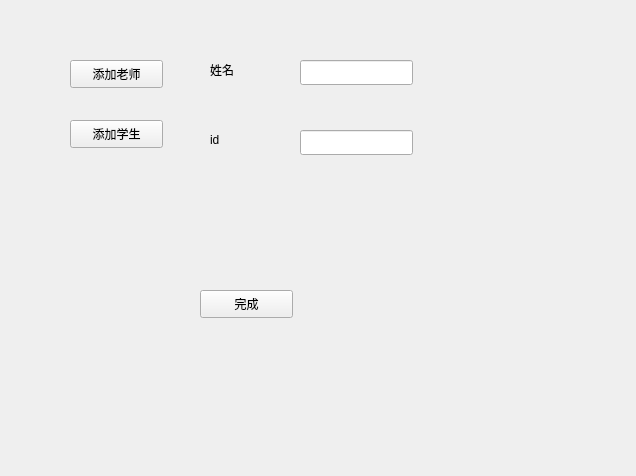
<?xml version="1.0" encoding="UTF-8"?>
<ui version="4.0">
 <class>SchoolEdit</class>
 <widget class="QWidget" name="SchoolEdit">
  <property name="geometry">
   <rect>
    <x>0</x>
    <y>0</y>
    <width>636</width>
    <height>476</height>
   </rect>
  </property>
  <property name="windowTitle">
   <string>Form</string>
  </property>
  <widget class="QPushButton" name="pushButton_addteacher">
   <property name="geometry">
    <rect>
     <x>70</x>
     <y>60</y>
     <width>93</width>
     <height>28</height>
    </rect>
   </property>
   <property name="text">
    <string>添加老师</string>
   </property>
  </widget>
  <widget class="QLineEdit" name="lineEdit_name">
   <property name="geometry">
    <rect>
     <x>300</x>
     <y>60</y>
     <width>113</width>
     <height>25</height>
    </rect>
   </property>
  </widget>
  <widget class="QLineEdit" name="lineEdit_id">
   <property name="geometry">
    <rect>
     <x>300</x>
     <y>130</y>
     <width>113</width>
     <height>25</height>
    </rect>
   </property>
  </widget>
  <widget class="QLabel" name="label">
   <property name="geometry">
    <rect>
     <x>210</x>
     <y>60</y>
     <width>69</width>
     <height>19</height>
    </rect>
   </property>
   <property name="text">
    <string>姓名</string>
   </property>
  </widget>
  <widget class="QLabel" name="label_2">
   <property name="geometry">
    <rect>
     <x>210</x>
     <y>130</y>
     <width>69</width>
     <height>19</height>
    </rect>
   </property>
   <property name="text">
    <string>id</string>
   </property>
  </widget>
  <widget class="QPushButton" name="pushButton_return">
   <property name="geometry">
    <rect>
     <x>200</x>
     <y>290</y>
     <width>93</width>
     <height>28</height>
    </rect>
   </property>
   <property name="text">
    <string>完成</string>
   </property>
  </widget>
  <widget class="QPushButton" name="pushButton_addstudent">
   <property name="geometry">
    <rect>
     <x>70</x>
     <y>120</y>
     <width>93</width>
     <height>28</height>
    </rect>
   </property>
   <property name="text">
    <string>添加学生</string>
   </property>
  </widget>
 </widget>
 <resources/>
 <connections/>
</ui>
